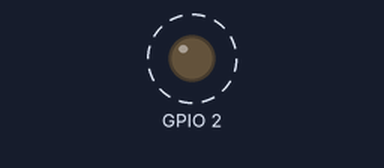
A sketch run on a simulated ESP32. Parts: output pins drawn as LEDs (lit = HIGH). Dashed ring = blinking. What the sketch prints to the serial monitor is not drawn.

Above: at 0.2 s.
Timing chart, 0 to 3.0 s (numbered marks = the images above):
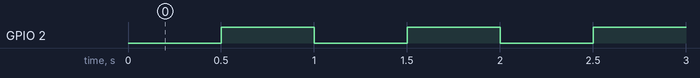

Measured:
- by itself, GPIO 2: alternates HIGH for 0.50 s and LOW for 0.50 s

The sketch:

Sender_LED.ino
```cpp
// (licence header left out)
#include <esp_now.h>
#include <WiFi.h>

// REPLACE WITH YOUR RECEIVER MAC Address
uint8_t broadcastAddress[] = {0xFC, 0xF5, 0xC4, 0x2F, 0x58, 0x9C};

// Structure example to send data
// Must match the receiver structure
typedef struct struct_message {
  char a[32];
  int b;
  float c;
  String d;
  bool e;
} struct_message;

// Create a struct_message called myData
struct_message myData;

// callback when data is sent
void OnDataSent(const uint8_t *mac_addr, esp_now_send_status_t status) {
  Serial.print("\r\nLast Packet Send Status:\t");
  Serial.println(status == ESP_NOW_SEND_SUCCESS ? "Delivery Success" : "Delivery Fail");
}

void setup() {
  // Init Serial Monitor
  Serial.begin(115200);
  pinMode(2, OUTPUT);
  myData.b = 1;
  // Set device as a Wi-Fi Station
  WiFi.mode(WIFI_STA);

  // Init ESP-NOW
  if (esp_now_init() != ESP_OK) {
    Serial.println("Error initializing ESP-NOW");
    return;
  }

  // Once ESPNow is successfully Init, we will register for Send CB to
  // get the status of Trasnmitted packet
  esp_now_register_send_cb(OnDataSent);

  // Register peer
  esp_now_peer_info_t peerInfo;
  memcpy(peerInfo.peer_addr, broadcastAddress, 6);
  peerInfo.channel = 0;
  peerInfo.encrypt = false;

  // Add peer
  if (esp_now_add_peer(&peerInfo) != ESP_OK){
    Serial.println("Failed to add peer");
    return;
  }
}

void loop() {
  // Set values to send
  strcpy(myData.a, "THIS IS A CHAR");
  if (myData.b == 0){
    myData.b = 1;
    } else {
      myData.b = 0;
      }

  myData.c = 1.2;
  myData.d = "Hello";
  myData.e = false;
  digitalWrite(2, myData.b);
  // Send message via ESP-NOW
  esp_err_t result = esp_now_send(broadcastAddress, (uint8_t *) &myData, sizeof(myData));

  if (result == ESP_OK) {
    Serial.println("Sent with success");
  }
  else {
    Serial.println("Error sending the data");
  }
  delay(500);
}
```
